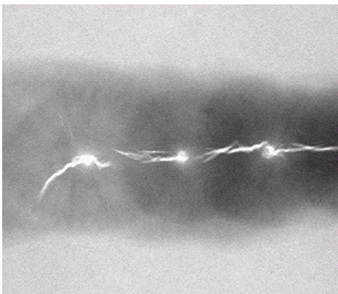
%> input picture region.jpg, 338 x 294 px
$ octave region_growing.m   (GNU Octave 9; MATLAB toolbox functions it lacks are replaced by stand-ins)
%> lines starting %> are read from the running program, lines starting %| are printed output that depends on the picture; in (x1, y1, x2, y2) boxes, pixels count from 0 and x2, y2 are one past the last pixel; in counts of white or black regions, pixels touching at a corner belong together; the program's own positions count from 1
% Read the image
image = imread('region.jpg');
%> image is the input picture: size 294x338x3 uint8; mean R, G, B 172, 168.4, 172

% Convert the image to grayscale if it is an RGB image
if size(image, 3) == 3
    grayImage = rgb2gray(image);
else
    grayImage = image;
end

% Convert the image to double precision for computations
grayImage = im2double(grayImage);
%> grayImage: size 294x338 double

% Set the seed point coordinates (row, column)
seedRow = 10; % Adjust this value as needed
seedCol = 10; % Adjust this value as needed

% Set the threshold for region growing
threshold = 0.1; % Adjust this value as needed

% Initialize the segmented image as zeros
segmented = zeros(size(grayImage));

% Create a stack to store the pixel indices to be processed
stack = zeros(0, 2);
stackSize = 0;

% Get the intensity value of the seed point
seedIntensity = grayImage(seedRow, seedCol);
%> seedIntensity = 0.851

% Push the seed point to the stack
stackSize = stackSize + 1;
stack(stackSize, :) = [seedRow, seedCol];

% Process the stack until it is empty
while stackSize > 0
    % Pop the top pixel from the stack
    currentPixel = stack(stackSize, :);
    stackSize = stackSize - 1;

    % Get the row and column indices of the current pixel
    currentRow = currentPixel(1);
    currentCol = currentPixel(2);

    % Check if the current pixel is already segmented or not
    if segmented(currentRow, currentCol) == 0
        % Get the intensity value of the current pixel
        currentIntensity = grayImage(currentRow, currentCol);

        % Check if the intensity difference is within the threshold
        if abs(currentIntensity - seedIntensity) <= threshold
            % Mark the current pixel as part of the segmented region
            segmented(currentRow, currentCol) = 1;

            % Push the neighboring pixels to the stack

            % Top neighbor
            if currentRow > 1
                stackSize = stackSize + 1;
                stack(stackSize, :) = [currentRow - 1, currentCol];
            end

            % Bottom neighbor
            if currentRow < size(grayImage, 1)
                stackSize = stackSize + 1;
                stack(stackSize, :) = [currentRow + 1, currentCol];
            end

            % Left neighbor
            if currentCol > 1
                stackSize = stackSize + 1;
                stack(stackSize, :) = [currentRow, currentCol - 1];
            end

            % Right neighbor
            if currentCol < size(grayImage, 2)
                stackSize = stackSize + 1;
                stack(stackSize, :) = [currentRow, currentCol + 1];
            end
        end
    end
end
%> this loop made 89167 passes
%> currentIntensity on passes 1 to 12: 0.851, 0.851, 0.839, 0.867, 0.8, 0.796, 0.827, 0.808, 0.804, 0.843, 0.843, 0.839
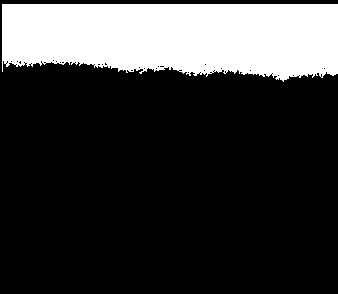
%> segmented: size 294x338 double; values 0 (black) and 1 (white), 22.4% white; 1 white region, box (x1, y1, x2, y2) and area: (2, 4, 338, 82) 22309
%> after the loop, currentIntensity = 0.996; stackSize = 0

% Display the original image and the segmented image
figure;
subplot(1, 2, 1);
imshow(image);
title('Original Image');
subplot(1, 2, 2);
imshow(segmented);
title('Segmented Image');

$ run again, with 11.jpg copied over region.jpg
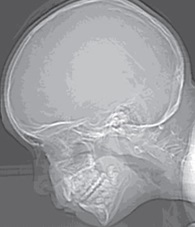
%> input picture 11.jpg, 195 x 227 px
%> image is the input picture: size 227x195x3 uint8; mean R, G, B 154.4, 155.1, 158.4
%> seedIntensity = 0.345
%> the loop `while stackSize > 0` made 27578 passes
%> currentIntensity on passes 1 to 8: 0.345, 0.345, 0.345, 0.345, 0.345, 0.345, 0.345, 0.345
%> after the loop `while stackSize > 0`:
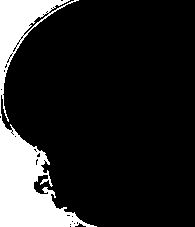
%> segmented: size 227x195 double; values 0 (black) and 1 (white), 15.8% white; 1 white region, box (x1, y1, x2, y2) and area: (0, 0, 97, 227) 6990
%> after the loop `while stackSize > 0`: currentIntensity = 0.514; stackSize = 0
